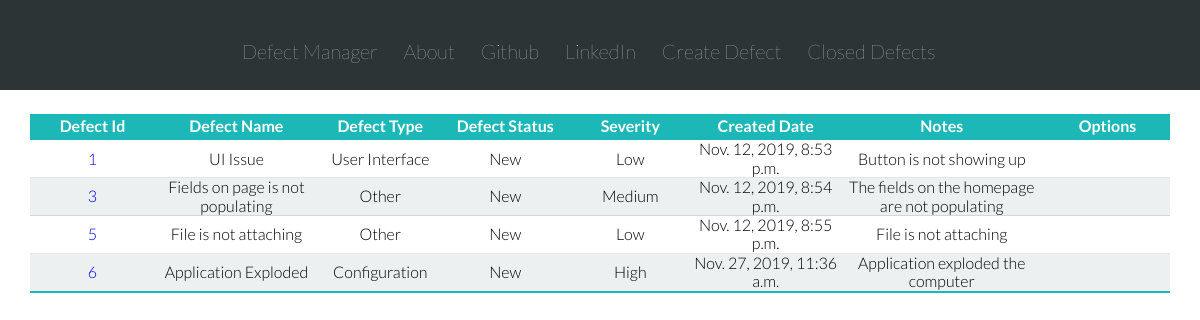
The page / on the database its author committed.
### defect_manager_app/models.py (models this page shows, shortened)
class Defect(models.Model):
    DEFECT_STATUS_NEW = 'New'
    DEFECT_STATUS_OPEN = 'Open'
    DEFECT_STATUS_REJECTED = 'Rejected'
    DEFECT_STATUS_FIXED = 'Fixed'
    DEFECT_STATUS_CLOSE = 'Closed'
    DEFECT_STATUS_CHOICES = [
    (DEFECT_STATUS_NEW, 'New'),
    (DEFECT_STATUS_OPEN, 'Open'),
    (DEFECT_STATUS_REJECTED, 'Rejected'),
    (DEFECT_STATUS_FIXED, 'Fixed'),
    (DEFECT_STATUS_CLOSE, 'Closed'),
    ]
    DEFECT_TYPE_CONFIG = 'Configuration'
    DEFECT_TYPE_TESTERROR = 'Tester Error'
    DEFECT_TYPE_UI = 'User Interface'
    DEFECT_TYPE_OTHER = 'Other'
    DEFECT_TYPE_CHOICES = [
    (DEFECT_TYPE_CONFIG, 'Configuration'),
    (DEFECT_TYPE_TESTERROR, 'Tester Error'),
    (DEFECT_TYPE_UI, 'User Interface'),
    (DEFECT_TYPE_OTHER, 'OTHER'),
    ]
    DEFECT_SEVERITY_LOW = 'Low'
    DEFECT_SEVERITY_MEDIUM = 'Medium'
    DEFECT_SEVERITY_HIGH = 'High'
    DEFECT_SEVERITY_CHOICES = [
    (DEFECT_SEVERITY_LOW, 'Low'),
    (DEFECT_SEVERITY_MEDIUM, 'Medium'),
    (DEFECT_SEVERITY_HIGH, 'High'),
    ]
    author = models.CharField(max_length=256)
    defect_status = models.CharField(max_length=10,
                                    choices=DEFECT_STATUS_CHOICES,
                                    default=DEFECT_STATUS_NEW,
                                    )
    defect_type = models.CharField(max_length=64,
                                    choices=DEFECT_TYPE_CHOICES,
                                    default=DEFECT_TYPE_CONFIG,
                                    )
    severity = models.CharField(max_length=8,
                                choices=DEFECT_SEVERITY_CHOICES,
                                default='',
                                )
    name = models.CharField(max_length=200, default='')
    created_date = models.DateTimeField(default=timezone.now)
    close_date = models.DateTimeField(blank=True, null=True)
    notes = models.TextField()
    modified_date = models.DateTimeField(blank=True, null=True)

### defect_manager_app/views.py (the view)
# urls.py: path('', views.DefectListView.as_view(), name='defect_list'),
class DefectListView(ListView):
    model = Defect

### defect_manager_app/templates/defect_manager_app/defect_list.html (shortened to what this page needs)
{% extends 'defect_manager_app/base.html' %}
{% block content %}
<table class="defect-list-table row">
  <thead>
    <tr>
      <th>Defect Id</th>
      <th>Defect Name</th>
      <th>Defect Type</th>
      <th>Defect Status</th>
      <th>Severity</th>
      <th>Created Date</th>
      <th>Notes</th>
      <th>Options</th>
    </tr>
  </thead>
    {% for defect in defect_list %}
      {% if defect.defect_status != 'Closed' %}
      <tr>
        <td><a href="{% url 'defect_manager_app:defect_detail' pk=defect.pk%}">{{ defect.id }}</a></td>
        <td>{{ defect.name }}</td>
        <td>{{ defect.defect_type }}</td>
        <td>{{ defect.defect_status }}</td>
        <td>{{ defect.severity }}</td>
        <td>{{ defect.created_date }}</td>
        <td>{{ defect.notes }}</td>
        <td><a href="{% url 'defect_manager_app:delete_defect' pk=defect.pk %}"></a></td>
      </tr>
      {% endif %}
    {% endfor %}
</table>
{% endblock %}

### defect_manager_app/static/css/style.css (style rules this page uses)
* { margin: 0; padding: 0; box-sizing: border-box; }
html { color: black; font-family: 'Lato', 'Arial', 'sans-serif'; font-weight: 300; font-size: 1em; text-rendering: optimizeLegibility; background-color: #ffffff; }
.row { max-width: 1140px; margin: 0 auto 0 auto; }
.defect-list-table { text-align: center; margin-top: 2%; min-width: 400px; border-collapse: collapse; }
.defect-list-table thead tr { background-color: #1cb8b8; color: white; }
.defect-list-table th { min-width:125px; padding: 3px; }
.defect-list-table tr { border-bottom: 1px solid #e2e8ea; }
.defect-list-table tr:nth-of-type(even) { background-color: #ecf0f1; border-bottom: 1px solid #cfd9db; }
.defect-list-table tr:last-of-type { border-bottom:2px solid #1cb8b8; }
.defect-list-table tr td a { text-decoration: none; }
.defect-list-table tr td a:link, .defect-list-table tr td a:visited { color: blue; }

### rows shown on the page
Defect: id "1", name "UI Issue", defect_type "User Interface", defect_status "New", severity "Low", created_date "Nov. 12, 2019, 8:53 p.m.", notes "Button is not showing up"
Defect: id "3", name "Fields on page is not populating", defect_type "Other", defect_status "New", severity "Medium", created_date "Nov. 12, 2019, 8:54 p.m.", notes "The fields on the homepage are not populating"
Defect: id "5", name "File is not attaching", defect_type "Other", defect_status "New", severity "Low", created_date "Nov. 12, 2019, 8:55 p.m.", notes "File is not attaching"
Defect: id "6", name "Application Exploded", defect_type "Configuration", defect_status "New", severity "High", created_date "Nov. 27, 2019, 11:36 a.m.", notes "Application exploded the computer"
